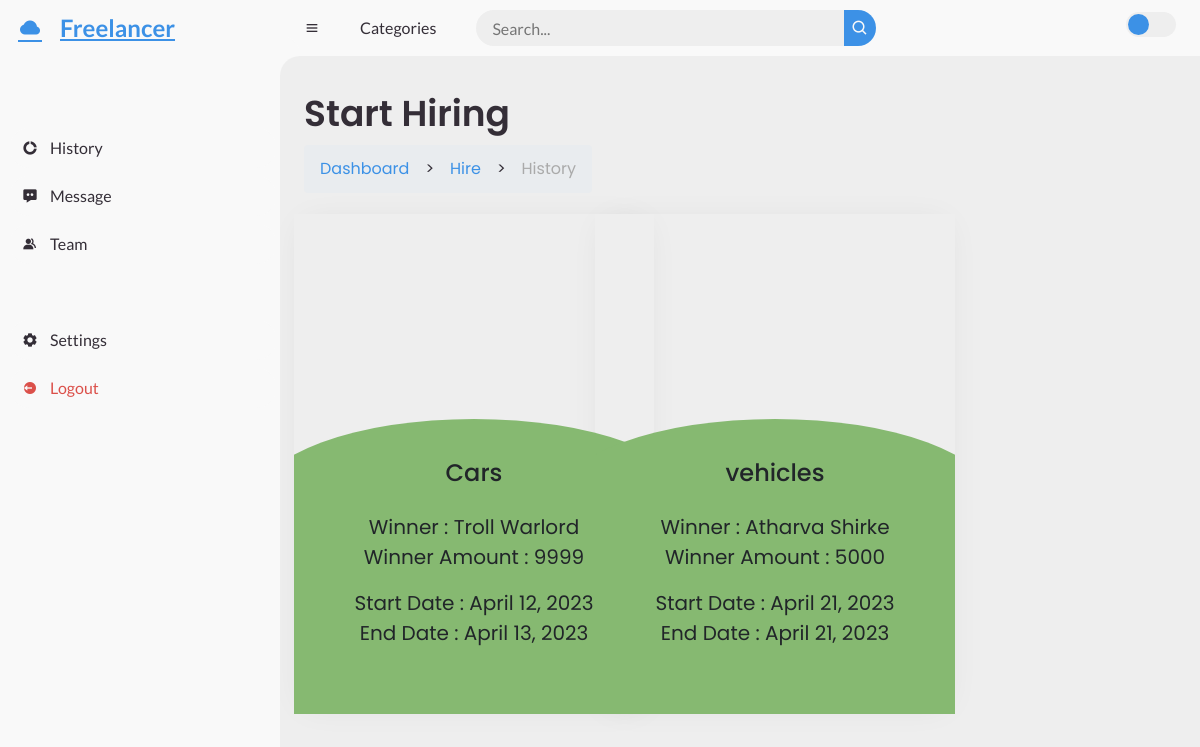
Screenshot of /profile/history (signed in) with the database file from the repository.
### chat/models.py (models this page shows, shortened)
class Room(models.Model):
    name = models.CharField(max_length=1000)
    owner = models.CharField(max_length=1000, blank=True)

class RoomMore(models.Model):
    name = models.CharField(max_length=1000)
    owner = models.CharField(max_length=1000, blank=True)
    start_time = models.TimeField(default=datetime.now, blank=True)
    end_time = models.TimeField(default=datetime.now, blank=True)
    start_date = models.DateField()
    end_date = models.DateField()
    winner_name = models.CharField(default = "", max_length=10000)
    winner_amount = models.CharField(default = "", max_length=10000)

### Registration/views.py (the view)
# urls.py: path('profile/history', views.history, name='history'),
def history(request):
    room = Room.objects.all().filter(owner=request.session['name'])
    roomMore = RoomMore.objects.all().filter(owner=request.session['name'])
    data = []
    length = len(room)
    for i in range(len(room)):
        temp = {
            'name' : "",
            'owner': "",
            'winner_name' : "",
            'winner_amount' : "",
            'start_date' : "",
            'end_date' : ""
        }
        temp['owner'] = room[i].owner
        temp['name'] = room[i].name
        temp['winner_name'] = roomMore[i].winner_name
        temp['winner_amount'] = roomMore[i].winner_amount
        temp['start_date'] = roomMore[i].start_date
        temp['end_date'] = roomMore[i].end_date
        data.append(temp)
    return render(request, 'organization/history.html', {'data' : data, 'length' : str(length)})

### templates/organization/history.html (shortened to what this page needs)
{% extends 'organization/base.html' %}
{% block navbar %}
<ul class="side-menu top">
   <li>
      <a href="profile/history">
         <i class='bx bxs-doughnut-chart' ></i>
         <span class="text">History</span>
      </a>
   </li>
   <li>
      <a href="#">
         <i class='bx bxs-message-dots' ></i>
         <span class="text">Message</span>
      </a>
   </li>
   <li>
      <a href="#">
         <i class='bx bxs-group' ></i>
         <span class="text">Team</span>
      </a>
   </li>
</ul>
{% endblock navbar %}
{% block breadcrumb %}
<div class="head-title">
   <div class="left">
      <h1>Start Hiring</h1>
      <ul class="breadcrumb">
         <li>
            <a href="../profile" class="active">Dashboard</a>
         </li>
         <li style="color: var(--dark);">
            >
         </li>
         <li>
            <a href="../profile/hire" class="active">Hire</a>
         </li>
         <li style="color: var(--dark);">
            >
         </li>
         <li>
            <a>History</a>
         </li>
      </ul>
   </div>
</div>
{% endblock breadcrumb %}
{% block body %}
<div class="row">
	{% for i in data %}
      <div class="column">
         <div class="card-hover">
            <div class="card-hover__content">
              <h3 class="card-hover__title">
                {{i.name}}
              </h3>
              <p class="card-hover__text"><span style="font-size:20px;">Winner : {{i.winner_name}}</br>Winner Amount : {{i.winner_amount}}</span></p>
				  <p class="card-hover__text"><span style="font-size:20px;">Start Date : {{i.start_date}}</br>End Date : {{i.end_date}}</span></p>
            </div>
          </div>
      </div>
		{% endfor %}
    </div>
 {% endblock body %}

### templates/organization/base.html (style rules this page uses)
* { margin: 0; padding: 0; box-sizing: border-box; }
a { text-decoration: none; }
li { list-style: none; }
:root { --poppins: 'Poppins', sans-serif; --lato: 'Lato', sans-serif; --light: #F9F9F9; --blue: #3C91E6; --light-blue: #CFE8FF; --grey: #eee; --dark-grey: #AAAAAA; --dark: #342E37; --red: #DB504A; --yellow: #FFCE26; --light-yellow: #FFF2C6; --orange: #FD7238; --light-orange: #FFE0D3; }
html { overflow-x: hidden; }
body { background: var(--grey); overflow-x: hidden; }
#sidebar .side-menu { width: 100%; margin-top: 48px; }
#sidebar .side-menu li { height: 48px; background: transparent; margin-left: 6px; border-radius: 48px 0 0 48px; padding: 4px; }
#sidebar .side-menu li a { width: 100%; height: 100%; background: var(--light); display: flex; align-items: center; border-radius: 48px; font-size: 16px; color: var(--dark); white-space: nowrap; overflow-x: hidden; }
#sidebar .side-menu li a .bx { min-width: calc(60px - ((4px + 6px) * 2)); display: flex; justify-content: center; }
#content main .head-title { display: flex; align-items: center; justify-content: space-between; grid-gap: 16px; flex-wrap: wrap; }
#content main .head-title .left h1 { font-size: 36px; font-weight: 600; margin-bottom: 10px; color: var(--dark); }
#content main .head-title .left .breadcrumb { display: flex; align-items: center; grid-gap: 16px; }
#content main .head-title .left .breadcrumb li { color: var(--dark); }
#content main .head-title .left .breadcrumb li a { color: var(--dark-grey); pointer-events: none; }
#content main .head-title .left .breadcrumb li a.active { color: var(--blue); pointer-events: unset; }

### templates/organization/history.html (style rules this page uses)
html { box-sizing: border-box; font-size: 100%; }
*, *:before, *:after { box-sizing: inherit; }
.card-hover { width: 360px; height: 500px; position: relative; overflow: hidden; box-shadow: 0 0 32px -10px rgba(0, 0, 0, 0.08); }
.card-hover__content { width: 100%; text-align: center; background-color: #86B971; padding: 0 60px 50px; position: absolute; bottom: 0; left: 0; transform: translateY(0); transition: all 0.35s 0.35s cubic-bezier(0.1, 0.72, 0.4, 0.97); will-change: bottom, background-color, transform, padding; z-index: 1; }
.card-hover__content::before, .card-hover__content::after { content: ""; width: 100%; height: 120px; background-color: inherit; position: absolute; left: 0; z-index: -1; }
.card-hover__content::before { top: -80px; -webkit-clip-path: ellipse(60% 80px at bottom center); clip-path: ellipse(60% 80px at bottom center); }
.card-hover__content::after { bottom: -80px; -webkit-clip-path: ellipse(60% 80px at top center); clip-path: ellipse(60% 80px at top center); }
.card-hover__title { font-size: 1.5rem; margin-bottom: 1em; }
.card-hover__text { font-size: 0.75rem; }
* { box-sizing: border-box; }
.column { float: left; width: 33.33%; padding: 5px; }
.row::after { content: ""; clear: both; display: table; }

### rows the page displays
Room: name "Cars"
RoomMore: winner_name "Troll Warlord", winner_amount "9999", start_date "April 12, 2023", end_date "April 13, 2023"
Room: name "vehicles"
RoomMore: winner_name "Atharva Shirke", winner_amount "5000", start_date "April 21, 2023", end_date "April 21, 2023"
